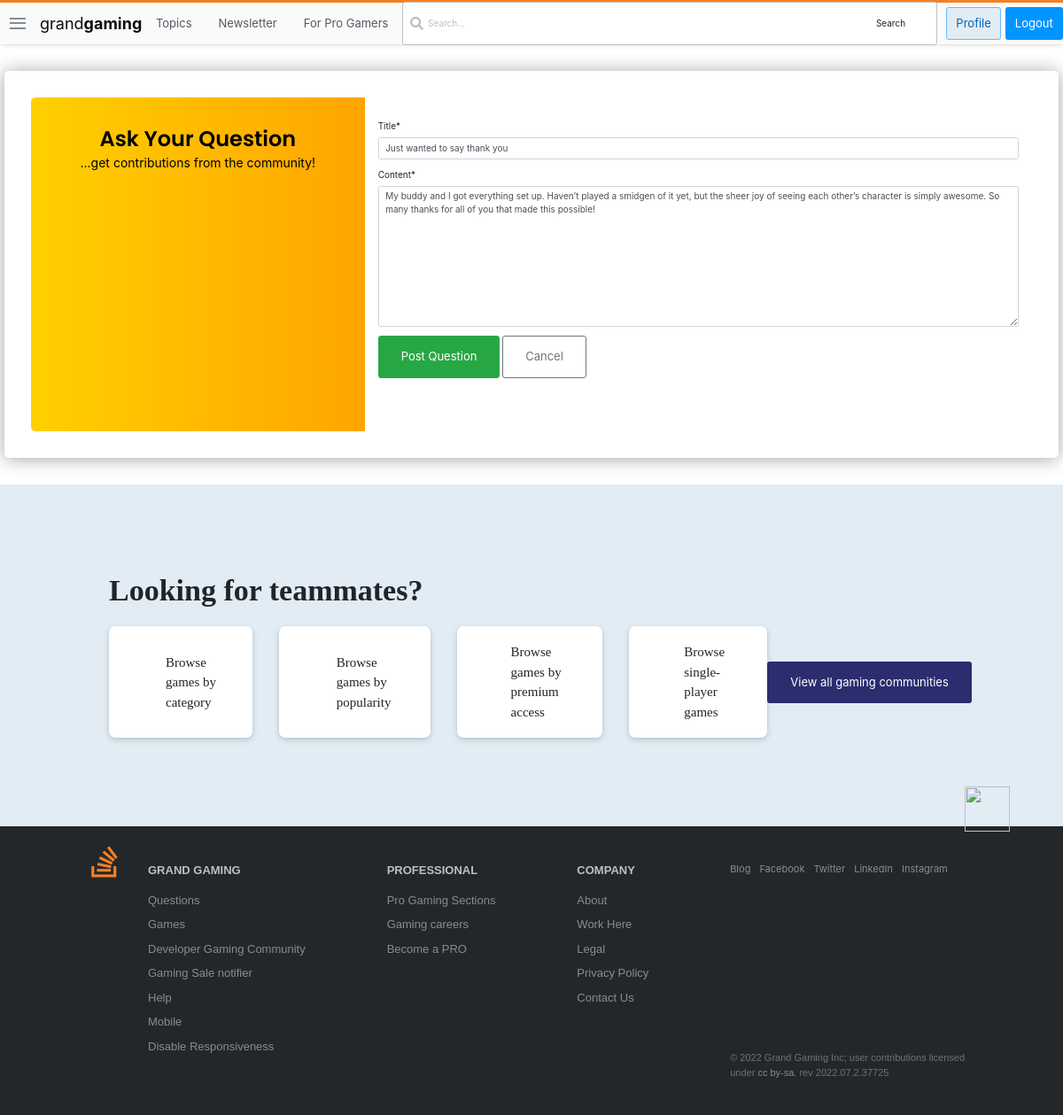
The page /questions/3/update/ (signed in) on the database as committed earlier.
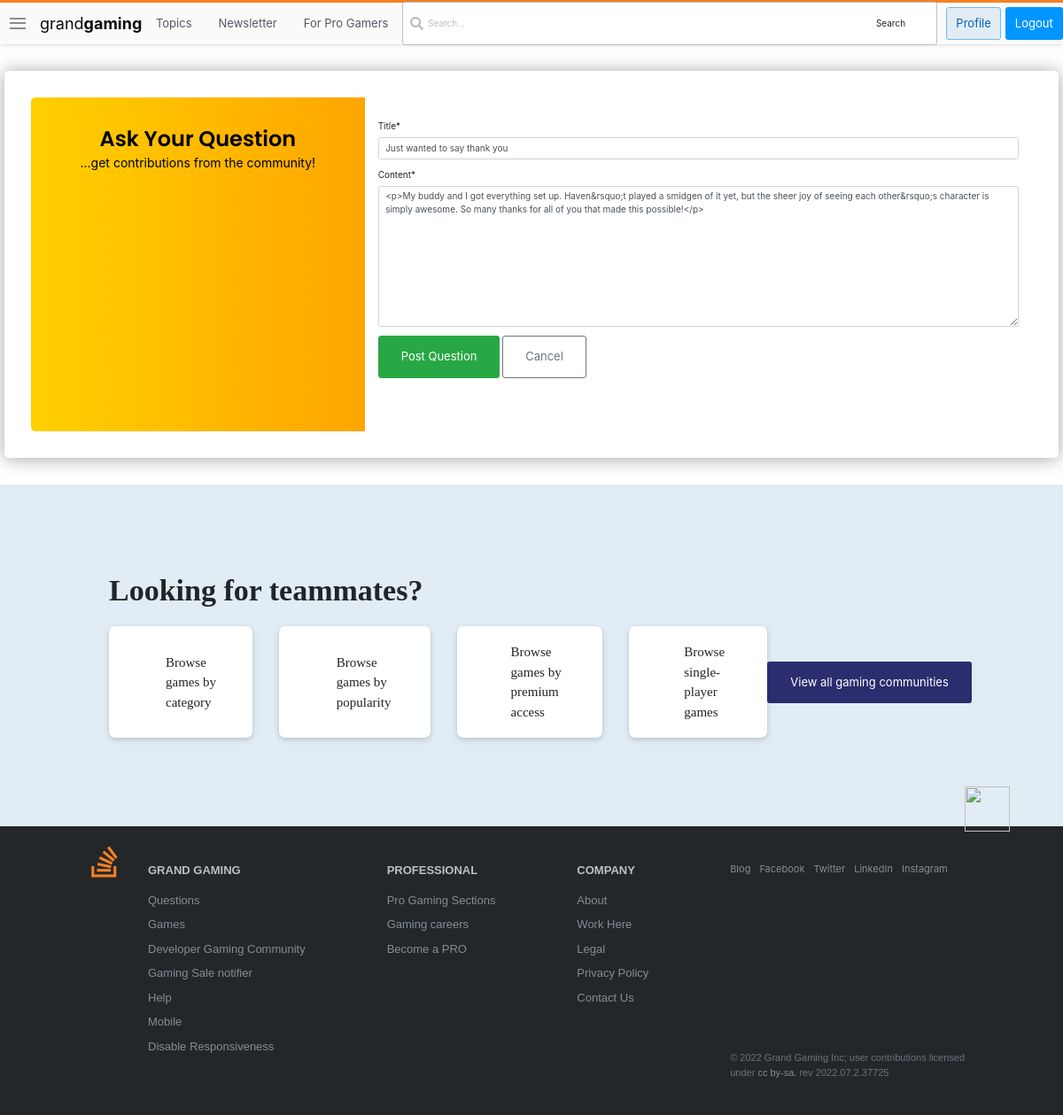
The same page on the database as committed later.
### forumbase/models.py (models this page shows, shortened)
class Question(models.Model):
    user = models.ForeignKey(User, on_delete=models.CASCADE)
    title = models.CharField(max_length=10000)
    content = RichTextField()
    likes = models.ManyToManyField(User, related_name='question_post')
    date_created = models.DateTimeField(default=timezone.now)
    tags = TaggableManager()

### forumbase/views.py (the view, shortened to what this page needs)
# urls.py: path('questions/<int:pk>/update/', views.QuestionUpdateView.as_view(), name="question-update"),
class QuestionUpdateView(UserPassesTestMixin, LoginRequiredMixin, UpdateView):
    model = Question
    fields = ['title', 'content']
    def test_func(self):
        questions = self.get_object()
        if self.request.user == questions.user:
            return True
        return False

### forumbase/templates/forumbase/question_form.html (shortened to what this page needs)
{% extends 'base.html' %}
{% load static %}
{% load crispy_forms_tags %}
{% block content %}
    <!DOCTYPE html>
    <html lang="en">
    <head>
    </head>
    <body>
        <div class="page-content page-container" id="page-content">
            <div class="padding">
                <div class="row  d-flex justify-content-center">
                        <div class="card user-card-full">
                            <div class="row m-l-0 m-r-0">
                                <div class="col-sm-4 bg-c-lite-green user-profile">
                                    <div class="card-block text-center text-white">
                                        <h6 class="f-w-600" style="font-size: 24px; color: black;">Ask Your Question</h6>
                                        <p style="font-size: 14px; color: black;">...get contributions from the community!</p>
                                    </div>
                                </div>
                                <div class="col-sm-8">
                                    <div class="card-block">
                                        </div>
                                        <form action="" method="POST" enctype="multipart/form-data">
                                                {{form|crispy}}
                                                <button class="btn btn-success" id="logout-btn" type="submit">Post Question</button>
                                                <a style="text-decoration: none; " class="btn btn-outline-secondary" href="">Cancel</a>
                                        </form>
                                        <ul class="social-link list-unstyled m-t-40 m-b-10">
                                            <li></li>
                                            <li></li>
                                            <li></li>
                                        </ul>
                                    </div>
                                </div>
                            </div>
                        </div>
                    </div>
                </div>
    </body>
    </html>
{% endblock content %}

Rows that differ between the two databases and show on the page:
changed Question "Just wanted to say thank you": content "My buddy and I got everything set up. Haven’t played a smidgen of it yet, but the sheer joy of seeing each other’s character is simply awesome. So many thanks for all of you that made this possible!" → "<p>My buddy and I got everything set up. Haven&rsquo;t played a smidgen of it yet, but the sheer joy of seeing each other&rsquo;s character is simply awesome. So many thanks for all of you that made this possible!</p>"
